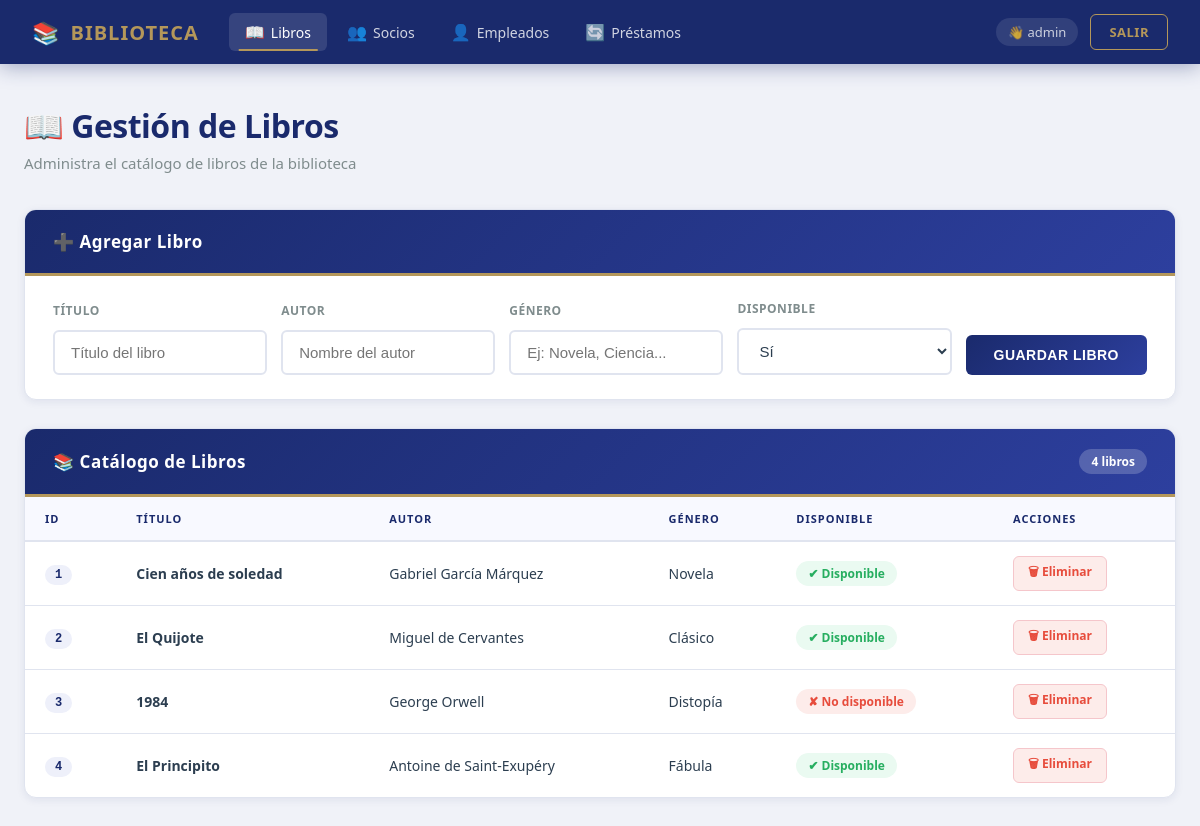
The app's page /index.php?controlador=libros&accion=inicio (signed in) with its own data.
### tables this page shows
CREATE TABLE IF NOT EXISTS libros (
    id_libro   INT AUTO_INCREMENT PRIMARY KEY,
    titulo     VARCHAR(255) NOT NULL,
    autor      VARCHAR(150),
    genero     VARCHAR(100),
    disponible TINYINT(1) DEFAULT 1
);

### core/Database.php (called while the page is built, shortened)
<?php
class Database {
    private $host = 'localhost';
    private $db   = 'biblioteca';
    private $user = 'root';
    private $pass = '';
    private $charset = 'utf8mb4';
    public function __construct() {
        try {
            $dsn = "mysql:host={$this->host};dbname={$this->db};charset={$this->charset}";
            $options = [
                PDO::ATTR_ERRMODE            => PDO::ERRMODE_EXCEPTION,
                PDO::ATTR_DEFAULT_FETCH_MODE => PDO::FETCH_ASSOC,
                PDO::ATTR_EMULATE_PREPARES   => false,
            ];
            $this->pdo = new PDO($dsn, $this->user, $this->pass, $options);
        } catch (PDOException $e) {
            die("Error crítico de conexión: " . $e->getMessage());
        }
    }
}
?>

### controllers/LibroController.php (called while the page is built, shortened)
<?php
require_once 'models/LibroModel.php';
class LibroController {
    private $model;
    public function __construct() {
        $this->model = new LibroModel();
    }
    public function inicio() {
        $libros = $this->model->listar();
        require_once 'view/libros/index.php';
    }
}
?>

### models/LibroModel.php (called while the page is built, shortened)
<?php
require_once 'core/Database.php';
class LibroModel extends Database {
    public function listar() {
        $stmt = $this->pdo->query("SELECT * FROM libros");
        return $stmt->fetchAll();
    }
}
?>

### view/libros/index.php (the view, shortened to what this page needs)
<!DOCTYPE html>
<html lang="es">
<head>
    <link rel="stylesheet" href="asses/stilos.css">
</head>
<body>
    <?php
    include_once 'view/layout/menu.php';
    ?>
    <main class="main-wrapper">
        <div class="page-header reveal">
            <h1 class="page-title">📖 Gestión de Libros</h1>
            <p class="page-subtitle">Administra el catálogo de libros de la biblioteca</p>
        </div>
        <div class="card reveal">
            <div class="card-header">
                <h2>➕ Agregar Libro</h2>
            </div>
            <div class="card-body">
                <form action="index.php?controlador=libros&accion=guardar" method="POST" class="form-inline">
                    <div class="form-group">
                        <label>Título</label>
                        <input type="text" name="titulo" placeholder="Título del libro" required>
                    </div>
                    <div class="form-group">
                        <label>Autor</label>
                        <input type="text" name="autor" placeholder="Nombre del autor">
                    </div>
                    <div class="form-group">
                        <label>Género</label>
                        <input type="text" name="genero" placeholder="Ej: Novela, Ciencia...">
                    </div>
                    <div class="form-group">
                        <label>Disponible</label>
                        <select name="disponible">
                            <option value="1">Sí</option>
                        </select>
                    </div>
                    <button type="submit" class="btn-primary">Guardar Libro</button>
                </form>
            </div>
        </div>
        <div class="card reveal">
            <div class="card-header">
                <h2>📚 Catálogo de Libros</h2>
                <span class="badge"><?= count($libros) ?> libros</span>
            </div>
            <div class="table-wrapper">
                <table>
                    <thead>
                        <tr>
                            <th>ID</th>
                            <th>Título</th>
                            <th>Autor</th>
                            <th>Género</th>
                            <th>Disponible</th>
                            <th>Acciones</th>
                        </tr>
                    </thead>
                    <tbody>
                        <?php if (!empty($libros)): ?>
                            <?php foreach ($libros as $row): ?>
                            <tr class="table-row-reveal">
                                <td><span class="id-badge"><?= htmlspecialchars($row['id_libro']) ?></span></td>
                                <td><strong><?= htmlspecialchars($row['titulo']) ?></strong></td>
                                <td><?= htmlspecialchars($row['autor'] ?? '—') ?></td>
                                <td><?= htmlspecialchars($row['genero'] ?? '—') ?></td>
                                <td>
                                    <span class="status-badge <?= $row['disponible'] ? 'status-ok' : 'status-no' ?>">
                                        <?= $row['disponible'] ? '✔ Disponible' : '✘ No disponible' ?>
                                    </span>
                                </td>
                                <td>
                                    <a href="index.php?controlador=libros&accion=eliminar&id=<?= $row['id_libro'] ?>"
                                       class="btn-action btn-delete"
                                       onclick="return confirm('¿Seguro que deseas eliminar este libro?')">
                                        🗑 Eliminar
                                    </a>
                                </td>
                            </tr>
                            <?php endforeach; ?>
                        <?php else: ?>
                            <tr><td colspan="6" class="empty-row">No hay libros registrados aún.</td></tr>
                        <?php endif; ?>
                    </tbody>
                </table>
            </div>
        </div>
    </main>
</body>
</html>

### index.php (shortened to what this page needs)
<?php
$controladorNombre = $_GET['controlador'] ?? 'auth';
$accion            = $_GET['accion']      ?? 'login';
switch ($controladorNombre) {
    case 'libros':
        require_once 'controllers/LibroController.php';
        $controller = new LibroController();
        break;
}
if (method_exists($controller, $accion)) {
    $controller->$accion();
} else {
    die("La acción '$accion' no existe en el controlador '$controladorNombre'.");
}

### view/layout/menu.php
<nav class="navbar">
    <div class="navbar-brand">
        <span class="navbar-icon">📚</span>
        <span>Biblioteca</span>
    </div>
    <ul class="nav-links">
        <li><a href="index.php?controlador=libros&accion=inicio" class="nav-link <?= (($_GET['controlador'] ?? '') === 'libros') ? 'active' : '' ?>">
            <span class="nav-icon">📖</span> Libros
        </a></li>
        <li><a href="index.php?controlador=socios&accion=inicio" class="nav-link <?= (($_GET['controlador'] ?? '') === 'socios') ? 'active' : '' ?>">
            <span class="nav-icon">👥</span> Socios
        </a></li>
        <li><a href="index.php?controlador=empleados&accion=inicio" class="nav-link <?= (($_GET['controlador'] ?? '') === 'empleados') ? 'active' : '' ?>">
            <span class="nav-icon">👤</span> Empleados
        </a></li>
        <li><a href="index.php?controlador=prestamos&accion=inicio" class="nav-link <?= (($_GET['controlador'] ?? '') === 'prestamos') ? 'active' : '' ?>">
            <span class="nav-icon">🔄</span> Préstamos
        </a></li>
    </ul>
    <div class="nav-user">
        <?php if (!empty($_SESSION['nombre_usuario'])): ?>
            <span class="user-badge">👋 <?= htmlspecialchars($_SESSION['nombre_usuario']) ?></span>
        <?php endif; ?>
        <a href="index.php?controlador=auth&accion=logout" class="btn-logout">Salir</a>
    </div>
</nav>

### records on screen
libros: id_libro "1", titulo "Cien años de soledad", autor "Gabriel García Márquez", genero "Novela", disponible "✔ Disponible"
libros: id_libro "2", titulo "El Quijote", autor "Miguel de Cervantes", genero "Clásico", disponible "✔ Disponible"
libros: id_libro "3", titulo "1984", autor "George Orwell", genero "Distopía", disponible "✘ No disponible"
libros: id_libro "4", titulo "El Principito", autor "Antoine de Saint-Exupéry", genero "Fábula", disponible "✔ Disponible"

### other values on screen
$_SESSION['nombre_usuario'] "admin"
count($libros) "4"
